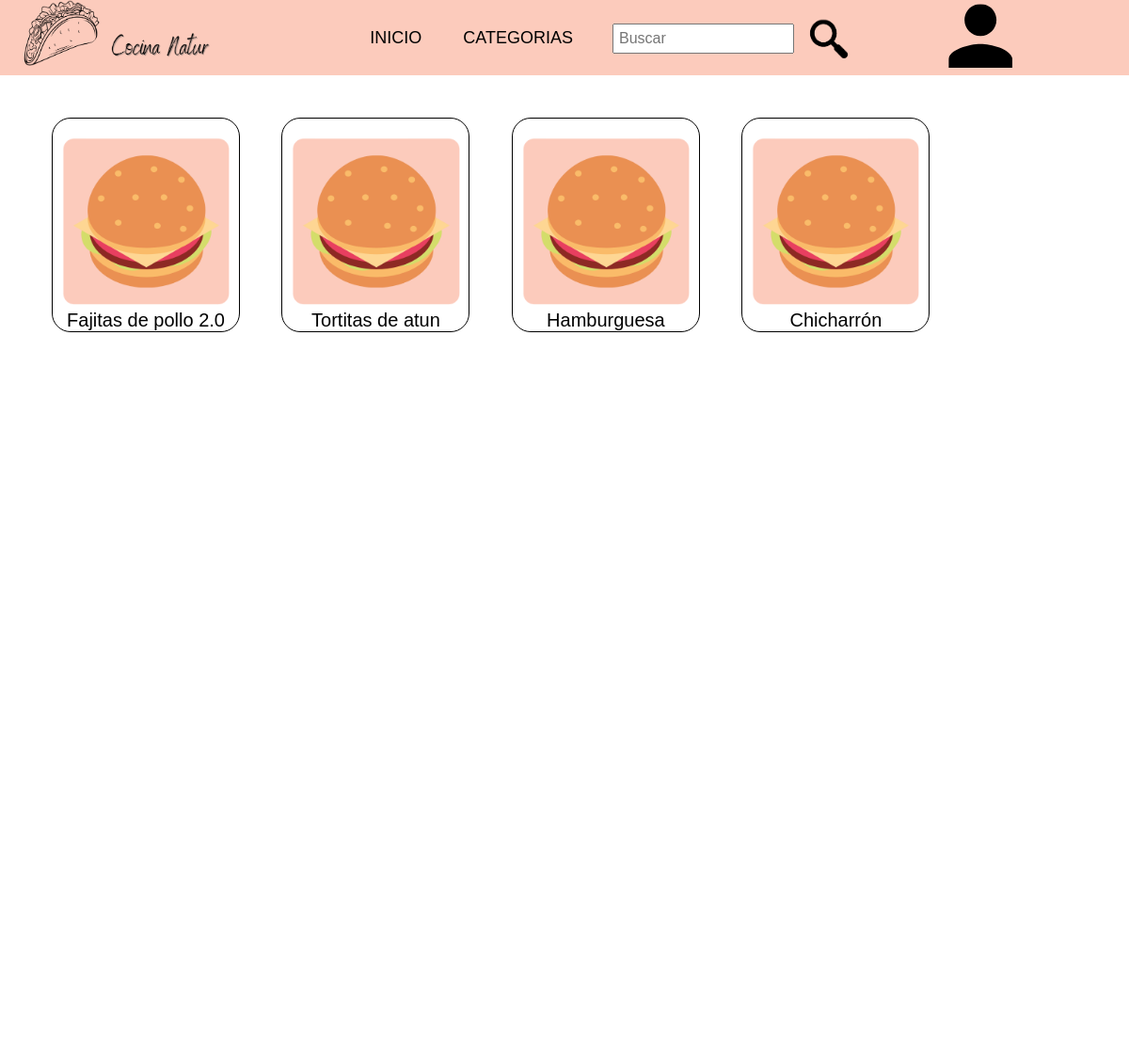
Before: /Busqueda.php with the older database file.
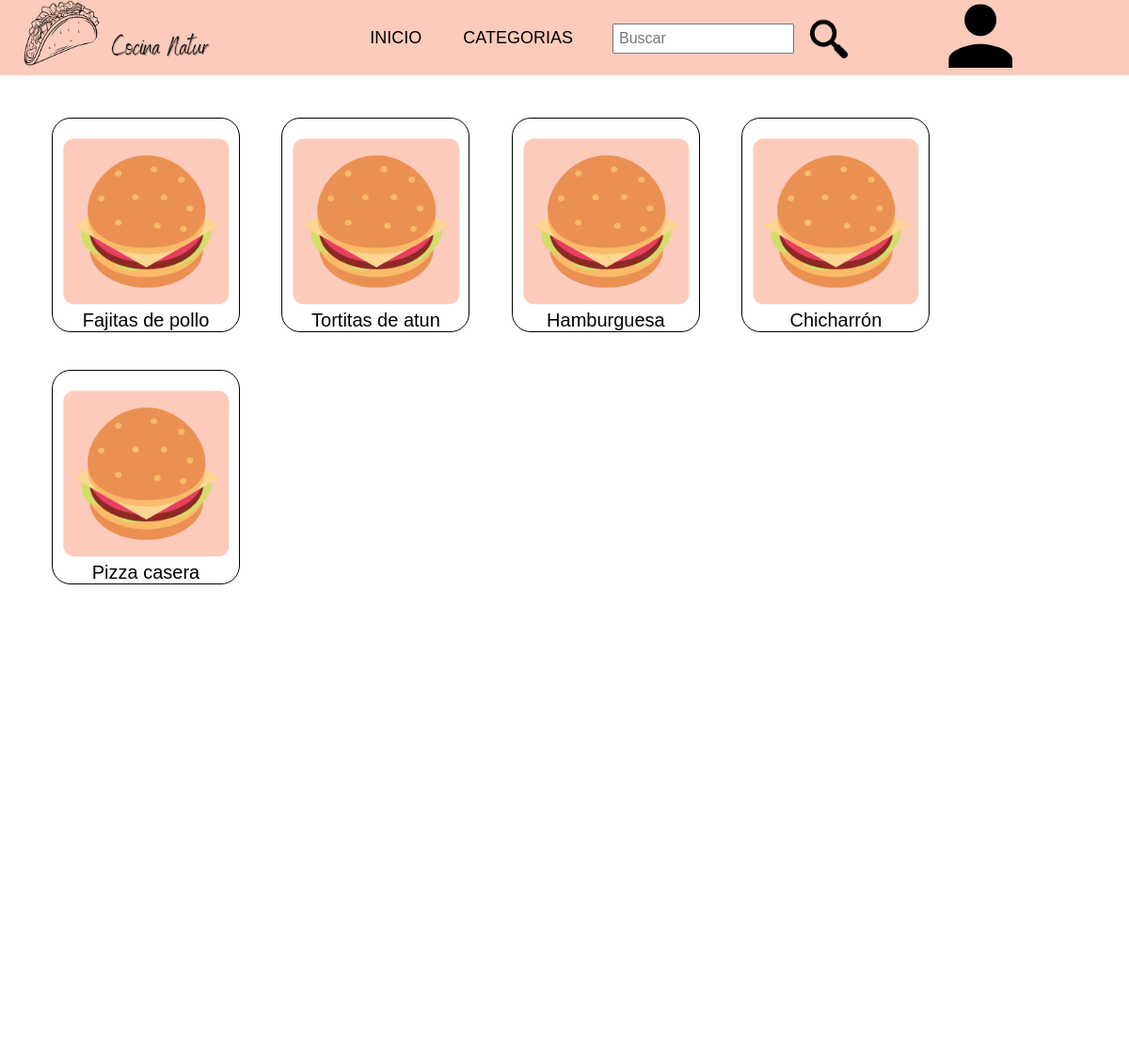
After: the same page with the newer database file.
### tables this page shows
CREATE TABLE `receta` (
  `id_receta` int(11) NOT NULL,
  `id_usuario` int(11) NOT NULL,
  `nombre_receta` text NOT NULL,
  `tipo_receta` varchar(50) NOT NULL,
  `tiempo_receta` varchar(10) NOT NULL,
  `dificultad_receta` varchar(20) NOT NULL,
  `calificacion_receta` int(5) NOT NULL,
  `ingredientes_receta` varchar(1000) NOT NULL,
  `pasos_receta` text NOT NULL
);

### Busqueda.php (the view, shortened to what this page needs)
<?php include "layouts/header.php"; ?>
<?php
    require 'Controllers/connect_db.php';
    $nombre = $_GET['busqueda'];
    $consultar = "SELECT * FROM receta WHERE nombre_receta LIKE '%$nombre%'";
    $query = mysqli_query($conexion,$consultar);
?>
<!DOCTYPE html>
<html lang="en">
<head>
    <link rel="stylesheet" type="text/css" href="CSS/CSSrecet.css">
</head>
<body>
    <div class="resetspace">
        <?php foreach($query as $row){ ?>
            <a href="RecetaPage.php?id=<?php echo $row['id_receta'] ?>"><div class="recet">
                <img src="images/food.png">
                <p><?php echo $row['nombre_receta']; ?></p>
            </div></a>
        <?php } ?>
    </div>
</body>
</html>

### layouts/header.php (shortened to what this page needs)
<!DOCTYPE html>
<html lang="en">
<head>
    <link rel="stylesheet" type="text/css" href="CSS/CSSmenu.css">
</head>
<body>
<header class="header">
      <nav class="nav">
        <a href="Home.php" class="logo nav-link"><img src="images/Logo_negro.png" width="250" height="70"></a>
        <ul class="nav-menu">
          <li class="nav-menu-item">
            <a href="Home.php" class="nav-menu-link nav-link">Inicio</a>
          </li>
          <li class="nav-menu-item">
            <a href="#" class="nav-menu-link nav-link">Categorias</a>
          </li>
          <li class="nav-menu-item"style="margin-right: 100px">
            <input type="text" name="Buscar" placeholder="Buscar" id="buscar">
            <a onclick="buscar()"><img src="images/busqueda.png"width="50" height="50" style="position: absolute;margin-top: 15px;"></a>
          </li>
          <li class="nav-menu-item">
            <a href="#" class="logo nav-link"><img src="images/perfil.png"></a>
          </li>
        </ul>
      </nav>
    </header>
</body>
</html>

### CSS/CSSmenu.css (style rules this page uses)
* { margin: 0; padding: 0; -webkit-box-sizing: border-box; -moz-box-sizing: border-box; box-sizing: border-box; }
body { font-family: sans-serif; padding: 90px 20px 0; }
.header { background-color: #FCCBBC; height: 80px; position: fixed; width: 100%; top: 0; left: 0; }
.nav { display: flex; justify-content: space-between; max-width: 100%px; margin: 0 auto; }
.nav-link { color: rgb(0, 0, 0); text-decoration: none; }
.logo { font-size: 30px; font-weight: bold; padding: 20 80px; line-height: 80px; }
.nav-menu { display: flex; margin-right: 100px; list-style: none; }
.nav-menu-item { font-size: 18px; margin: 0 10px; line-height: 80px; text-transform: uppercase; width: max-content; position: relative; display: inline-block; }
.nav-menu-link { padding: 8px 12px; border-radius: 3px; }
input { width: 80%; padding: 5px; font-size: 16px; margin: 10px; color: rgb(0, 0, 0); display: inline-block; }
ul { list-style-type: none; }

### CSS/CSSrecet.css (style rules this page uses)
.resetspace { margin: 15px; background-color: white; border-radius: 20px; max-width: 100%; height: 1000px; width: 100%; max-height: auto; }
.recet { border: 1px solid; height: 180px; width: 200px; margin:20px; background-color:rgb(255, 255, 255); font-size: 20px; text-align:center; padding-top: 20px; word-wrap:break-word; border-radius: 20px; display: inline-table; }
.recet p { vertical-align: text-bottom; }
a { color: inherit; }
.recet img { width: 90%; height: auto; }

Changed rows visible on the page:
changed receta: nombre_receta "Fajitas de pollo 2.0" → "Fajitas de pollo"
added receta: nombre_receta "Pizza casera"
